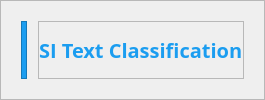
        <widget class="QFrame" name="Title">
         <property name="maximumSize">
          <size>
           <width>16777215</width>
           <height>16777215</height>
          </size>
         </property>
         <property name="frameShape">
          <enum>QFrame::StyledPanel</enum>
         </property>
         <property name="frameShadow">
          <enum>QFrame::Raised</enum>
         </property>
         <property name="lineWidth">
          <number>0</number>
         </property>
         <layout class="QHBoxLayout" name="horizontalLayout_3" stretch="1,19">
          <property name="spacing">
           <number>11</number>
          </property>
          <property name="leftMargin">
           <number>20</number>
          </property>
          <property name="topMargin">
           <number>20</number>
          </property>
          <property name="rightMargin">
           <number>20</number>
          </property>
          <property name="bottomMargin">
           <number>20</number>
          </property>
          <item>
           <widget class="QFrame" name="frame_3">
            <property name="minimumSize">
             <size>
              <width>0</width>
              <height>0</height>
             </size>
            </property>
            <property name="maximumSize">
             <size>
              <width>16777215</width>
              <height>16777215</height>
             </size>
            </property>
            <property name="styleSheet">
             <string notr="true">background-color: #1B9DF0;</string>
            </property>
            <property name="frameShape">
             <enum>QFrame::StyledPanel</enum>
            </property>
            <property name="frameShadow">
             <enum>QFrame::Raised</enum>
            </property>
            <layout class="QHBoxLayout" name="horizontalLayout_21">
             <property name="leftMargin">
              <number>2</number>
             </property>
             <property name="topMargin">
              <number>2</number>
             </property>
             <property name="rightMargin">
              <number>2</number>
             </property>
             <property name="bottomMargin">
              <number>2</number>
             </property>
             <item>
              <widget class="QLabel" name="label_26">
               <property name="text">
                <string>&lt;html&gt;&lt;head/&gt;&lt;body&gt;&lt;p&gt;&lt;img src=&quot;:/Primero/Algo.png&quot;/&gt;&lt;/p&gt;&lt;/body&gt;&lt;/html&gt;</string>
               </property>
               <property name="alignment">
                <set>Qt::AlignCenter</set>
               </property>
              </widget>
             </item>
            </layout>
           </widget>
          </item>
          <item>
           <widget class="QFrame" name="frame_2">
            <property name="frameShape">
             <enum>QFrame::StyledPanel</enum>
            </property>
            <property name="frameShadow">
             <enum>QFrame::Raised</enum>
            </property>
            <layout class="QHBoxLayout" name="horizontalLayout_4">
             <property name="spacing">
              <number>0</number>
             </property>
             <property name="leftMargin">
              <number>0</number>
             </property>
             <property name="topMargin">
              <number>0</number>
             </property>
             <property name="rightMargin">
              <number>0</number>
             </property>
             <property name="bottomMargin">
              <number>0</number>
             </property>
             <item>
              <widget class="QLabel" name="label">
               <property name="font">
                <font>
                 <family>Open Sans</family>
                 <pointsize>15</pointsize>
                 <weight>75</weight>
                 <bold>true</bold>
                 <stylestrategy>PreferDefault</stylestrategy>
                </font>
               </property>
               <property name="styleSheet">
                <string notr="true">color: #1B9DF0;
</string>
               </property>
               <property name="text">
                <string>SI Text Classification</string>
               </property>
              </widget>
             </item>
            </layout>
           </widget>
          </item>
         </layout>
        </widget>
